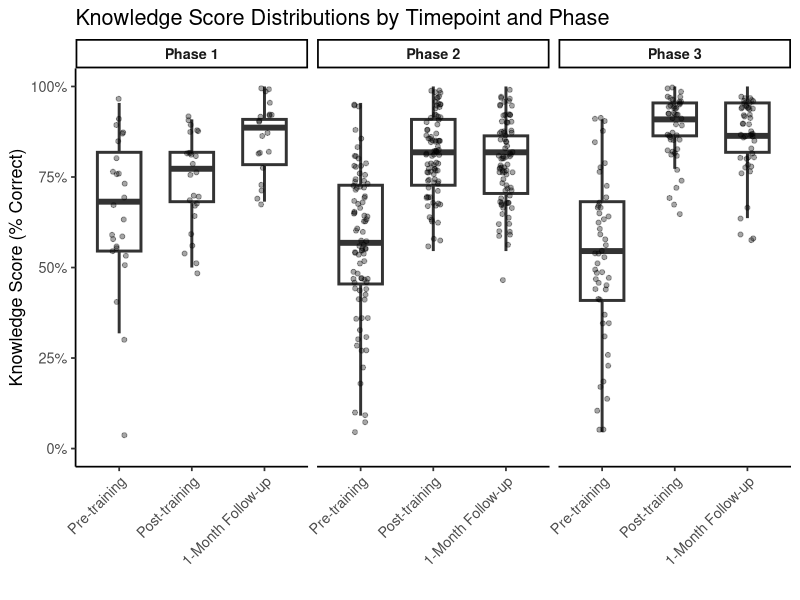
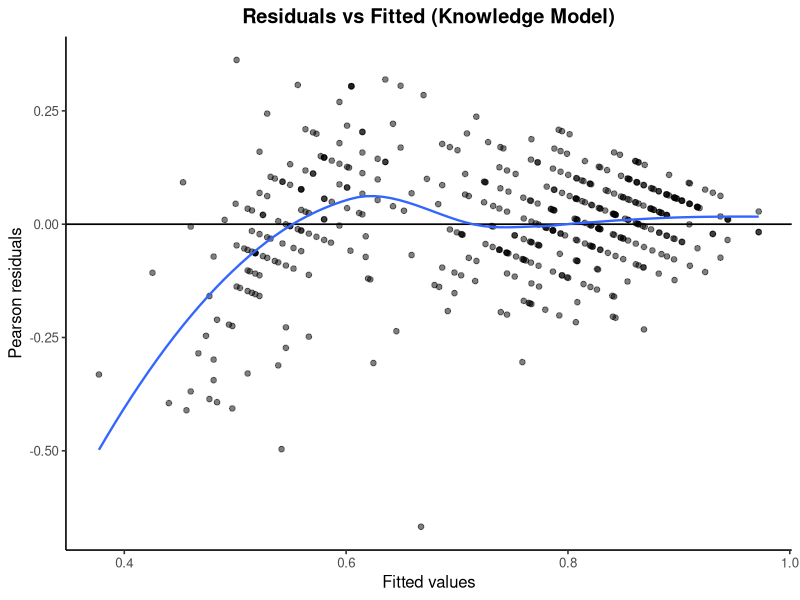
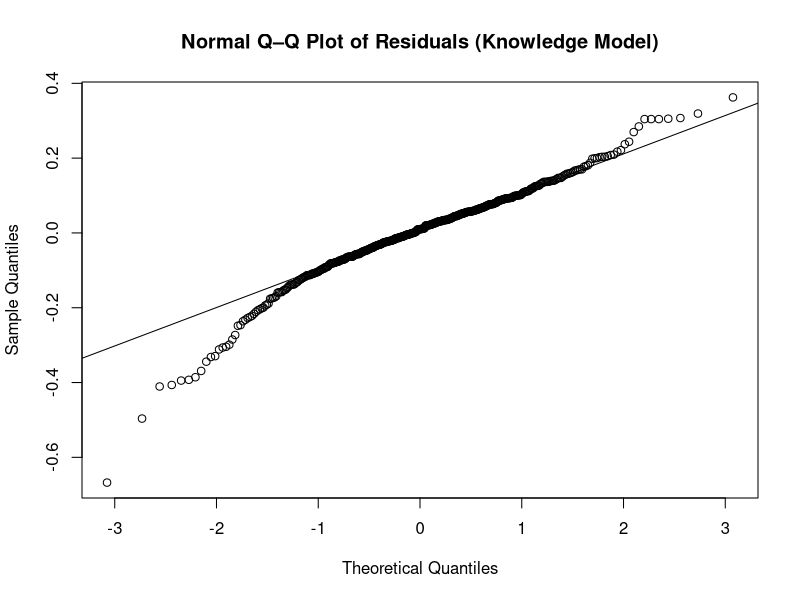
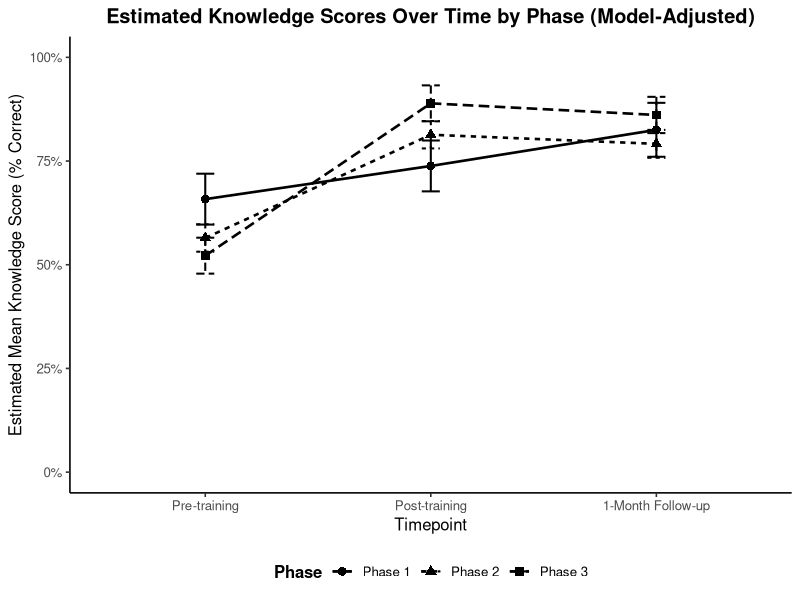
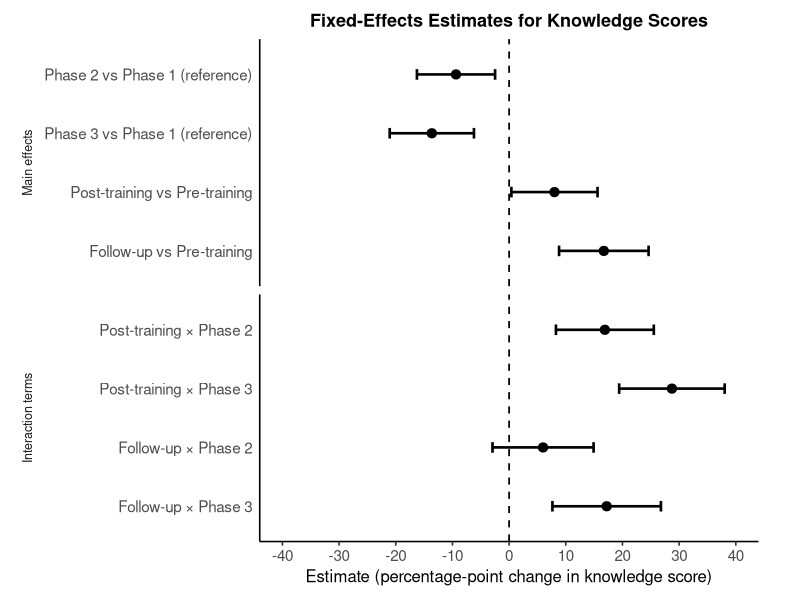
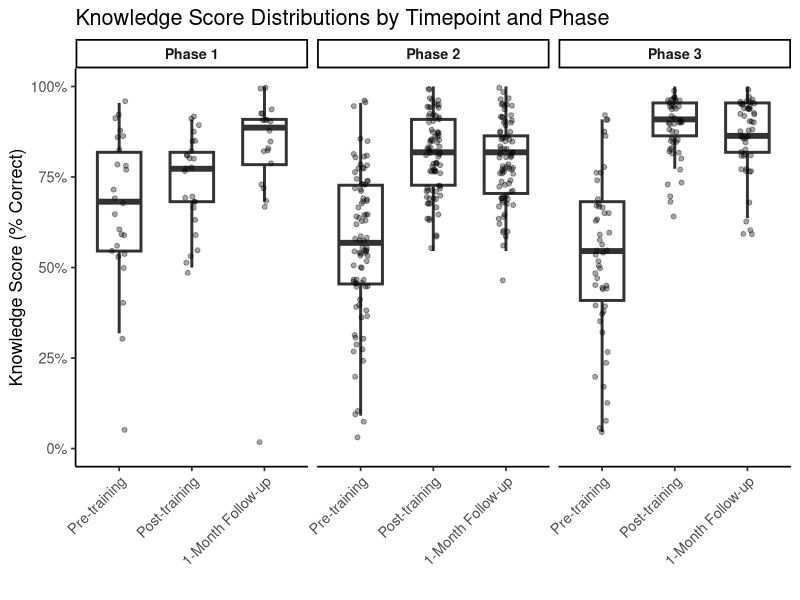
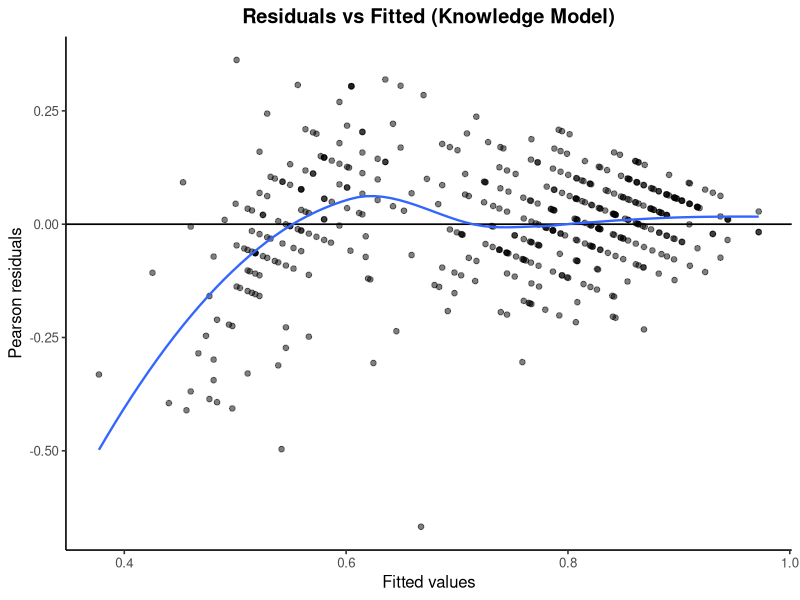
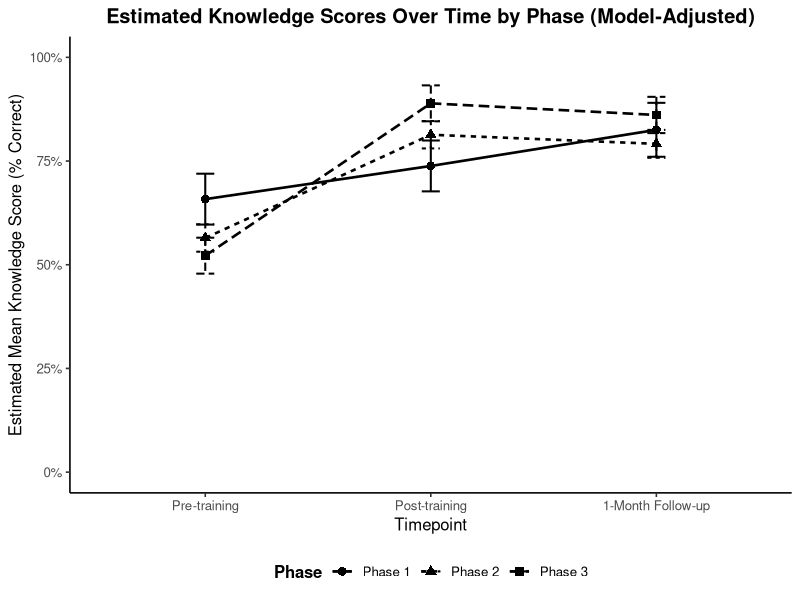

These charts were generated, in order, by the following R code:
###############################################
# Linear Mixed-Effects Model (LMM) Analysis
# Diabetes Management Training – Knowledge Scores
#
# Goal (manuscript-ready workflow; consistent with Confidence analysis):
#   1) Describe knowledge score distributions over time (Pre, Post, Follow-up), overall and by Phase
#   2) Fit an LMM to test whether change over time differs by implementation Phase
#   3) Produce publishable outputs:
#        - Missingness summary
#        - Descriptive plots (box + jitter)
#        - Model diagnostics (residuals vs fitted; Q–Q)
#        - EMM (model-adjusted means) plot + EMM table
#        - Fixed-effects tables (full, reduced, selected)
#        - Forest plot of fixed effects (APA/clinical style)
#
# Key difference vs Confidence:
#   - Knowledge has three timepoints (Pre, Post, Follow-up), so the model includes follow-up terms.
#
# Reference categories (interpretation):
#   - Timepoint reference = Pre-training
#   - Phase reference     = Phase 1
###############################################

# -----------------------------
# 0) Setup
# -----------------------------
setwd("/Users/bryce/Desktop/SC_CTSI/Diabetes Prevention Management")

# -----------------------------
# 1) Libraries
# -----------------------------
library(lme4)
library(lmerTest)
library(dplyr)
library(readr)
library(emmeans)
library(ggplot2)
library(scales)
library(broom.mixed)

# -----------------------------
# 2) Read data (long format)
# -----------------------------
# Expected columns:
#   ID        : participant identifier
#   Phase     : Phase 1 / Phase 2 / Phase 3 (between-subject factor)
#   Timepoint : pretraining / posttraining / followup (within-subject factor)
#   Score     : knowledge score as proportion correct (0–1)
lmm_data <- read_csv("LMM_long.csv")

# Quick integrity checks (QA)
head(lmm_data)
str(lmm_data)

# -----------------------------
# 3) Standardize factor coding + manuscript labels ONCE
# -----------------------------
time_levels_know <- c("pretraining", "posttraining", "followup")
time_labels_know <- c("Pre-training", "Post-training", "1-Month Follow-up")

phase_levels <- c("Phase 1", "Phase 2", "Phase 3")
phase_labels <- c("Phase 1", "Phase 2", "Phase 3")

lmm_data <- lmm_data %>%
  mutate(
    ID        = factor(ID),
    Timepoint = factor(Timepoint, levels = time_levels_know),  # Pre-training reference
    Phase     = factor(Phase, levels = phase_levels),          # Phase 1 reference
    Score     = as.numeric(Score),
    
    # Plot-only labels
    Timepoint_label = factor(Timepoint, levels = time_levels_know, labels = time_labels_know),
    Phase_label     = factor(Phase,     levels = phase_levels,    labels = phase_labels)
  )

plot_data_know <- lmm_data %>% filter(!is.na(Score))

# -----------------------------
# 4) Missingness check (descriptive)
# -----------------------------
table(lmm_data$Timepoint, is.na(lmm_data$Score))

# -----------------------------
# 5) Fit candidate LMMs and test interaction (ML; not REML)
# -----------------------------
# Use ML (REML = FALSE) to compare models that differ in fixed effects.
lmm_full <- lmer(
  Score ~ Timepoint * Phase + (1 | ID),
  data = lmm_data,
  na.action = na.omit,
  REML = FALSE
)

lmm_reduced <- lmer(
  Score ~ Timepoint + Phase + (1 | ID),
  data = lmm_data,
  na.action = na.omit,
  REML = FALSE
)

# Likelihood ratio test (LRT) for interaction contribution
interaction_test_knowledge <- anova(lmm_reduced, lmm_full)
interaction_test_knowledge

# Select final model based on interaction LRT p-value
p_int_know <- interaction_test_knowledge$`Pr(>Chisq)`[2]
lmm <- if (!is.na(p_int_know) && p_int_know < 0.05) lmm_full else lmm_reduced

cat(
  "\nFinal model selected:",
  if (identical(lmm, lmm_full)) "FULL (with interaction)" else "REDUCED (no interaction)",
  "\nInteraction LRT p-value:", p_int_know, "\n\n"
)

summary(lmm)

# -----------------------------
# 5b) Main-effects-only model (no interaction)
# -----------------------------
# This model provides estimates assuming no Timepoint × Phase interaction.
# Useful for reporting “unadjusted for interaction” effects.

summary(lmm_reduced)

fixef_tbl_main_effects <- broom.mixed::tidy(
  lmm_reduced,
  effects = "fixed",
  conf.int = TRUE
) %>%
  transmute(
    Effect   = term,
    Estimate = round(estimate, 3),
    SE       = round(std.error, 3),
    DF       = round(df, 3),
    tValue   = round(statistic, 3),
    pValue   = round(p.value, 3),
    CI_Lower = round(conf.low, 3),
    CI_Upper = round(conf.high, 3)
  )

fixef_tbl_main_effects

# -----------------------------
# 6) Descriptive distribution plot (box + jitter)
# -----------------------------
# Unadjusted visualization: shows medians/IQR and individual values by phase and timepoint.
# Tweaks for manuscript style:
#   - Reduced point size and alpha to limit overplotting (especially Phase 2).
#   - Keep boxplot prominent.
p_know_box <- ggplot(plot_data_know, aes(x = Timepoint_label, y = Score)) +
  geom_boxplot(outlier.shape = NA, width = 0.6, linewidth = 1) +
  geom_jitter(width = 0.10, alpha = 0.35, size = 1.4) +
  facet_wrap(~ Phase_label, nrow = 1) +
  scale_y_continuous(labels = percent_format(accuracy = 1), limits = c(0, 1)) +
  labs(
    title = "Knowledge Score Distributions by Timepoint and Phase",
    x = "",
    y = "Knowledge Score (% Correct)"
  ) +
  theme_classic(base_size = 13) +
  theme(
    strip.text = element_text(face = "bold"),
    panel.grid = element_blank(),
    axis.text.x = element_text(angle = 45, hjust = 1)
  )

p_know_box

# -----------------------------
# 7) Model diagnostics (assumptions checks)
# -----------------------------
# Replace base diagnostic scatter with ggplot version for consistent export and readability.
diag_df_know <- data.frame(
  fitted = fitted(lmm),
  resid  = resid(lmm, type = "pearson")
)

p_know_resid <- ggplot(diag_df_know, aes(x = fitted, y = resid)) +
  geom_hline(yintercept = 0, linewidth = 0.6) +
  geom_point(size = 1.6, alpha = 0.5) +
  geom_smooth(method = "loess", se = FALSE, linewidth = 0.8) +
  labs(
    title = "Residuals vs Fitted (Knowledge Model)",
    x = "Fitted values",
    y = "Pearson residuals"
  ) +
  theme_classic(base_size = 12) +
  theme(plot.title = element_text(face = "bold", hjust = 0.5))

p_know_resid

# Q–Q plot (base R acceptable; title clarified for manuscript consistency)
qqnorm(resid(lmm), main = "Normal Q–Q Plot of Residuals (Knowledge Model)")
qqline(resid(lmm))

# -----------------------------
# 8) Estimated Marginal Means (EMMs) + plot (model-adjusted)
# -----------------------------
emm_know <- emmeans(lmm, ~ Timepoint | Phase)

emm_know_df <- as.data.frame(emm_know) %>%
  mutate(
    Timepoint_label = factor(Timepoint, levels = time_levels_know, labels = time_labels_know),
    Phase_label     = factor(Phase,     levels = phase_levels,     labels = phase_labels)
  )

emm_know_df

# Manuscript-style EMM plot:
#   - Avoid reliance on color; use linetype + shape with black ink.
#   - Classic theme; legend moved to bottom.
p_know_emm <- ggplot(
  emm_know_df,
  aes(
    x = Timepoint_label, y = emmean,
    group = Phase_label,
    linetype = Phase_label,
    shape = Phase_label
  )
) +
  geom_line(linewidth = 0.9, color = "black") +
  geom_point(size = 2.6, color = "black") +
  geom_errorbar(aes(ymin = lower.CL, ymax = upper.CL), width = 0.08, linewidth = 0.7, color = "black") +
  scale_y_continuous(labels = percent_format(accuracy = 1), limits = c(0, 1)) +
  labs(
    title = "Estimated Knowledge Scores Over Time by Phase (Model-Adjusted)",
    x = "Timepoint",
    y = "Estimated Mean Knowledge Score (% Correct)",
    linetype = "Phase",
    shape = "Phase"
  ) +
  theme_classic(base_size = 12) +
  theme(
    plot.title = element_text(face = "bold", hjust = 0.5),
    legend.position = "bottom",
    legend.title = element_text(face = "bold")
  )

p_know_emm

# -----------------------------
# 9) Fixed effects tables (FULL, REDUCED, SELECTED)
# -----------------------------
know_fixef_tbl_full <- broom.mixed::tidy(lmm_full, effects = "fixed", conf.int = TRUE) %>%
  transmute(
    Effect   = term,
    Estimate = estimate,
    SE       = std.error,
    DF       = df,
    tValue   = statistic,
    pValue   = p.value,
    CI_Lower = conf.low,
    CI_Upper = conf.high
  ) %>%
  mutate(across(where(is.numeric), ~ round(.x, 3)))

know_fixef_tbl_reduced <- broom.mixed::tidy(lmm_reduced, effects = "fixed", conf.int = TRUE) %>%
  transmute(
    Effect   = term,
    Estimate = estimate,
    SE       = std.error,
    DF       = df,
    tValue   = statistic,
    pValue   = p.value,
    CI_Lower = conf.low,
    CI_Upper = conf.high
  ) %>%
  mutate(across(where(is.numeric), ~ round(.x, 3)))

know_fixef_tbl_selected <- broom.mixed::tidy(lmm, effects = "fixed", conf.int = TRUE) %>%
  transmute(
    Effect   = term,
    Estimate = estimate,
    SE       = std.error,
    DF       = df,
    tValue   = statistic,
    pValue   = p.value,
    CI_Lower = conf.low,
    CI_Upper = conf.high
  ) %>%
  mutate(across(where(is.numeric), ~ round(.x, 3)))

know_fixef_tbl_full
know_fixef_tbl_reduced
know_fixef_tbl_selected

# -----------------------------
# 10) Forest plot of fixed effects (APA/clinical style)
# -----------------------------
# Key change for consistency:
#   - Build the forest plot from the SELECTED model (lmm), not always the full model.
#   - Term mapping adapts automatically depending on whether interaction terms exist.
pp <- 100  # express effects as percentage points

forest_data_know <- broom.mixed::tidy(lmm, effects = "fixed", conf.int = TRUE) %>%
  filter(term != "(Intercept)") %>%
  mutate(
    estimate  = estimate  * pp,
    conf.low  = conf.low  * pp,
    conf.high = conf.high * pp,
    
    term_clean = case_when(
      term == "PhasePhase 2" ~ "Phase 2 vs Phase 1 (reference)",
      term == "PhasePhase 3" ~ "Phase 3 vs Phase 1 (reference)",
      term == "Timepointposttraining" ~ "Post-training vs Pre-training",
      term == "Timepointfollowup"     ~ "Follow-up vs Pre-training",
      term == "Timepointposttraining:PhasePhase 2" ~ "Post-training × Phase 2",
      term == "Timepointposttraining:PhasePhase 3" ~ "Post-training × Phase 3",
      term == "Timepointfollowup:PhasePhase 2"     ~ "Follow-up × Phase 2",
      term == "Timepointfollowup:PhasePhase 3"     ~ "Follow-up × Phase 3",
      TRUE ~ term
    ),
    
    block = ifelse(grepl("×", term_clean), "Interaction terms", "Main effects"),
    block = factor(block, levels = c("Main effects", "Interaction terms"))
  )

# Order only the terms that are present (prevents errors if reduced model was selected)
preferred_order_know <- c(
  "Phase 2 vs Phase 1 (reference)",
  "Phase 3 vs Phase 1 (reference)",
  "Post-training vs Pre-training",
  "Follow-up vs Pre-training",
  "Post-training × Phase 2",
  "Post-training × Phase 3",
  "Follow-up × Phase 2",
  "Follow-up × Phase 3"
)

present_terms <- preferred_order_know[preferred_order_know %in% forest_data_know$term_clean]
forest_data_know <- forest_data_know %>%
  mutate(term_clean = factor(term_clean, levels = rev(present_terms)))

# Symmetric x-limits around 0; clean tick spacing
lim_know <- max(abs(c(forest_data_know$conf.low, forest_data_know$conf.high)), na.rm = TRUE)
lim_know <- ceiling(lim_know / 10) * 10

p_know_forest <- ggplot(forest_data_know, aes(x = estimate, y = term_clean)) +
  geom_vline(xintercept = 0, linetype = "dashed", linewidth = 0.6) +
  geom_errorbarh(aes(xmin = conf.low, xmax = conf.high), height = 0.18, linewidth = 0.9) +
  geom_point(size = 2.8) +
  facet_grid(block ~ ., scales = "free_y", space = "free_y", switch = "y") +
  scale_x_continuous(
    limits = c(-lim_know, lim_know),
    breaks = seq(-lim_know, lim_know, by = 10)
  ) +
  labs(
    title = "Fixed-Effects Estimates for Knowledge Scores",
    x = "Estimate (percentage-point change in knowledge score)",
    y = NULL
  ) +
  theme_classic(base_size = 12) +
  theme(
    plot.title = element_text(face = "bold", size = 13, hjust = 0.5),
    axis.text.y = element_text(size = 11, lineheight = 1.1),
    axis.text.x = element_text(size = 11),
    axis.ticks.y = element_blank(),
    strip.background = element_blank(),
    strip.placement = "outside",
    strip.text.y.left = element_text(face = "plain", size = 9),
    plot.margin = margin(10, 30, 10, 10)
  )

p_know_forest

# -----------------------------
# Optional exports (tables)
# -----------------------------
# write.csv(know_fixef_tbl_full,     "Knowledge_FixedEffectsTable_FULL.csv",     row.names = FALSE)
# write.csv(know_fixef_tbl_reduced,  "Knowledge_FixedEffectsTable_REDUCED.csv",  row.names = FALSE)
# write.csv(know_fixef_tbl_selected, "Knowledge_FixedEffectsTable_SELECTED.csv", row.names = FALSE)

# -----------------------------
# 11) Export key plots to PNG (standardized)
# -----------------------------
fig_dir <- "figures_png_knowledge"
if (!dir.exists(fig_dir)) dir.create(fig_dir, recursive = TRUE)

plots_to_save <- list(
  "knowledge_box_by_phase_time"    = p_know_box,
  "knowledge_residuals_vs_fitted"  = p_know_resid,
  "knowledge_emm_by_phase"         = p_know_emm,
  "knowledge_forest_fixed_effects" = p_know_forest
)

for (nm in names(plots_to_save)) {
  ggsave(
    filename = file.path(fig_dir, paste0(nm, ".png")),
    plot     = plots_to_save[[nm]],
    device   = "png",
    width    = 7,
    height   = 4.5,
    units    = "in",
    dpi      = 300,
    bg       = "white"
  )
}

message("Saved ", length(plots_to_save), " plots to: ", normalizePath(fig_dir))
###############################################
